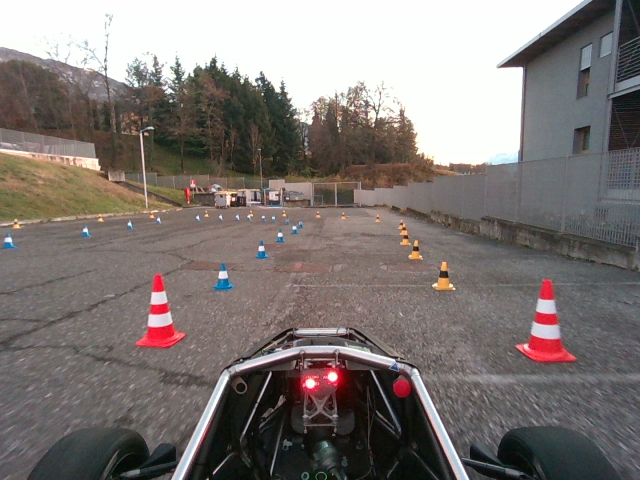
#> input picture src/img/frame_1.png, 640 x 480 px, found by its file name
$ python TresholdFinder.py
#> lines starting #> are read from the running program, lines starting #| are printed output that depends on the picture; after the words box and inside, x2 and y2 are one past the last pixel; in counts of white or black regions, pixels touching at a corner belong together
import cv2
import numpy as np

def nothing(x):
    pass

# Load image
image = cv2.imread('../Eagle-recruit-project/src/img/frame_1.png')
#> image is the input picture: shape (480, 640, 3); mean B, G, R 117.4, 120.4, 127.4

# Create a window
cv2.namedWindow('image')

# Create trackbars for color change
# Hue is from 0-179 for Opencv
cv2.createTrackbar('HMin', 'image', 0, 179, nothing)
#> slider 'HMin' is set to 35
cv2.createTrackbar('SMin', 'image', 0, 255, nothing)
#> slider 'SMin' is set to 51
cv2.createTrackbar('VMin', 'image', 0, 255, nothing)
#> slider 'VMin' is set to 51
cv2.createTrackbar('HMax', 'image', 0, 179, nothing)
#> slider 'HMax' is set to 179
cv2.createTrackbar('SMax', 'image', 0, 255, nothing)
#> slider 'SMax' is set to 255
cv2.createTrackbar('VMax', 'image', 0, 255, nothing)
#> slider 'VMax' is set to 255

# Set default value for Max HSV trackbars
cv2.setTrackbarPos('HMax', 'image', 179)
cv2.setTrackbarPos('SMax', 'image', 255)
cv2.setTrackbarPos('VMax', 'image', 255)

# Initialize HSV min/max values
hMin = sMin = vMin = hMax = sMax = vMax = 0
phMin = psMin = pvMin = phMax = psMax = pvMax = 0

while(1):
    # Get current positions of all trackbars
    hMin = cv2.getTrackbarPos('HMin', 'image')
    sMin = cv2.getTrackbarPos('SMin', 'image')
    vMin = cv2.getTrackbarPos('VMin', 'image')
    hMax = cv2.getTrackbarPos('HMax', 'image')
    sMax = cv2.getTrackbarPos('SMax', 'image')
    vMax = cv2.getTrackbarPos('VMax', 'image')

    # Set minimum and maximum HSV values to display
    lower = np.array([hMin, sMin, vMin])
    upper = np.array([hMax, sMax, vMax])

    # Convert to HSV format and color threshold
    hsv = cv2.cvtColor(image, cv2.COLOR_BGR2HSV)
#> hsv: shape (480, 640, 3); mean H, S, V 55.8, 37.3, 130
    mask = cv2.inRange(hsv, lower, upper)
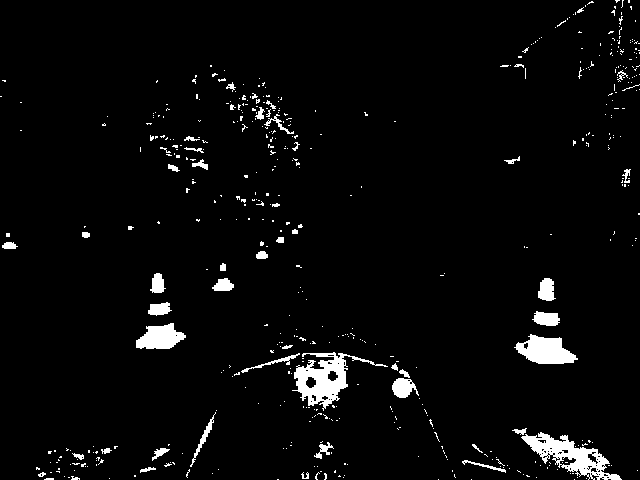
#> mask: shape (480, 640); 3.7% white; 515 white regions (465 under 20 px), largest, box (x1, y1, x2, y2) and area: (292, 352, 388, 411) 1883, (521, 432, 622, 480) 1773, (514, 334, 578, 364) 1178
    result = cv2.bitwise_and(image, image, mask=mask)
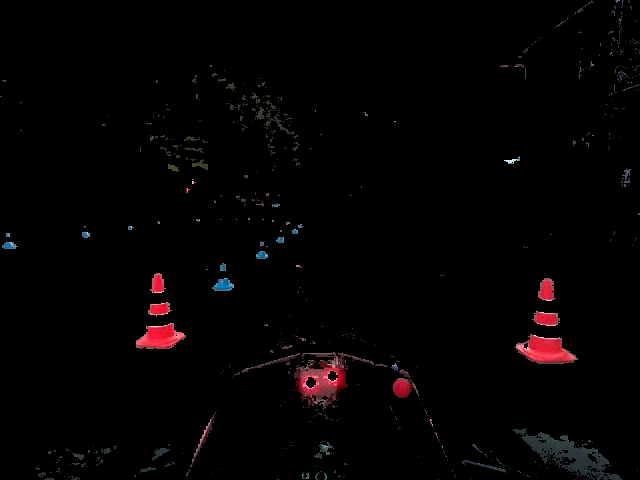
#> result: shape (480, 640, 3); mean B, G, R 2.6, 2.3, 4.2

    # Print if there is a change in HSV value
    if((phMin != hMin) | (psMin != sMin) | (pvMin != vMin) | (phMax != hMax) | (psMax != sMax) | (pvMax != vMax) ):
        print("(hMin = %d , sMin = %d, vMin = %d), (hMax = %d , sMax = %d, vMax = %d)" % (hMin , sMin , vMin, hMax, sMax , vMax))
        phMin = hMin
        psMin = sMin
        pvMin = vMin
        phMax = hMax
        psMax = sMax
        pvMax = vMax

    # Display result image
    cv2.imshow('image', result)
    if cv2.waitKey(10) & 0xFF == ord('q'):
#> (key q is pressed here)
        break

cv2.destroyAllWindows()

$ run again, with src/img/frame_2.png copied over src/img/frame_1.png
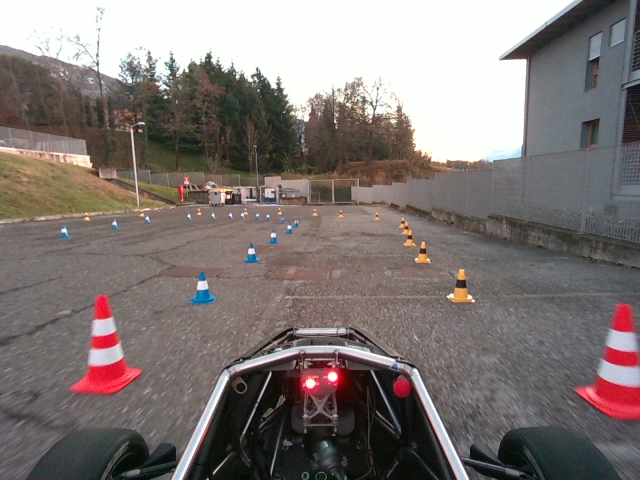
#> input picture src/img/frame_2.png, 640 x 480 px, found by its file name
#> image is the input picture: shape (480, 640, 3); mean B, G, R 117.3, 119.7, 128.1
#> hsv: shape (480, 640, 3); mean H, S, V 59.6, 38.7, 130.9
#> `mask = cv2.inRange(hsv, lower, upper)`:
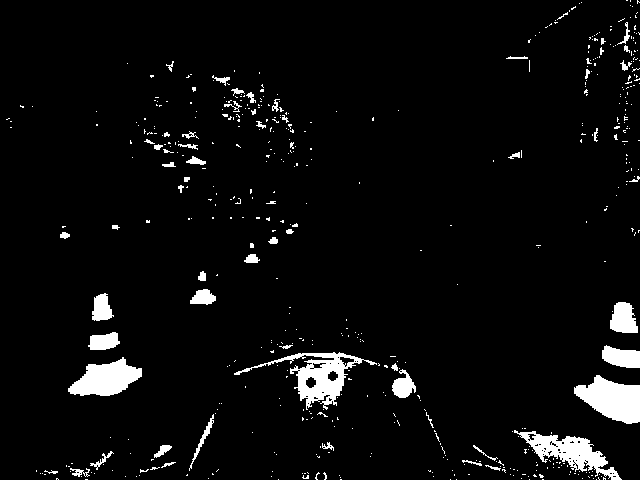
#> mask: shape (480, 640); 4.7% white; 535 white regions (476 under 20 px), largest, box (x1, y1, x2, y2) and area: (234, 352, 377, 410) 2186, (574, 375, 640, 424) 2028, (514, 430, 622, 480) 1871
#> `result = cv2.bitwise_and(image, image, mask=mask)`:
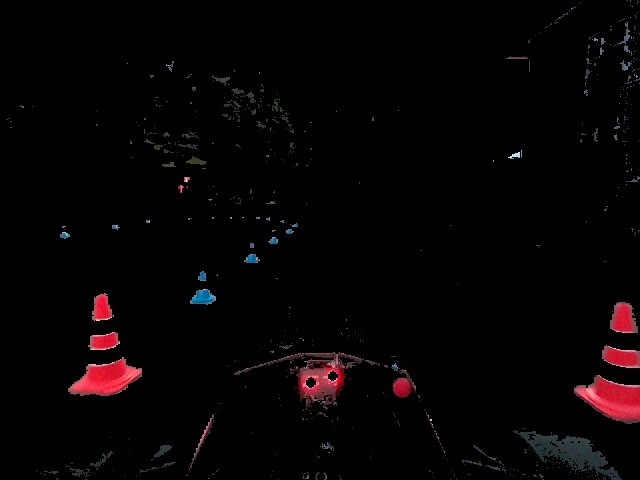
#> result: shape (480, 640, 3); mean B, G, R 3.4, 2.8, 6.1
